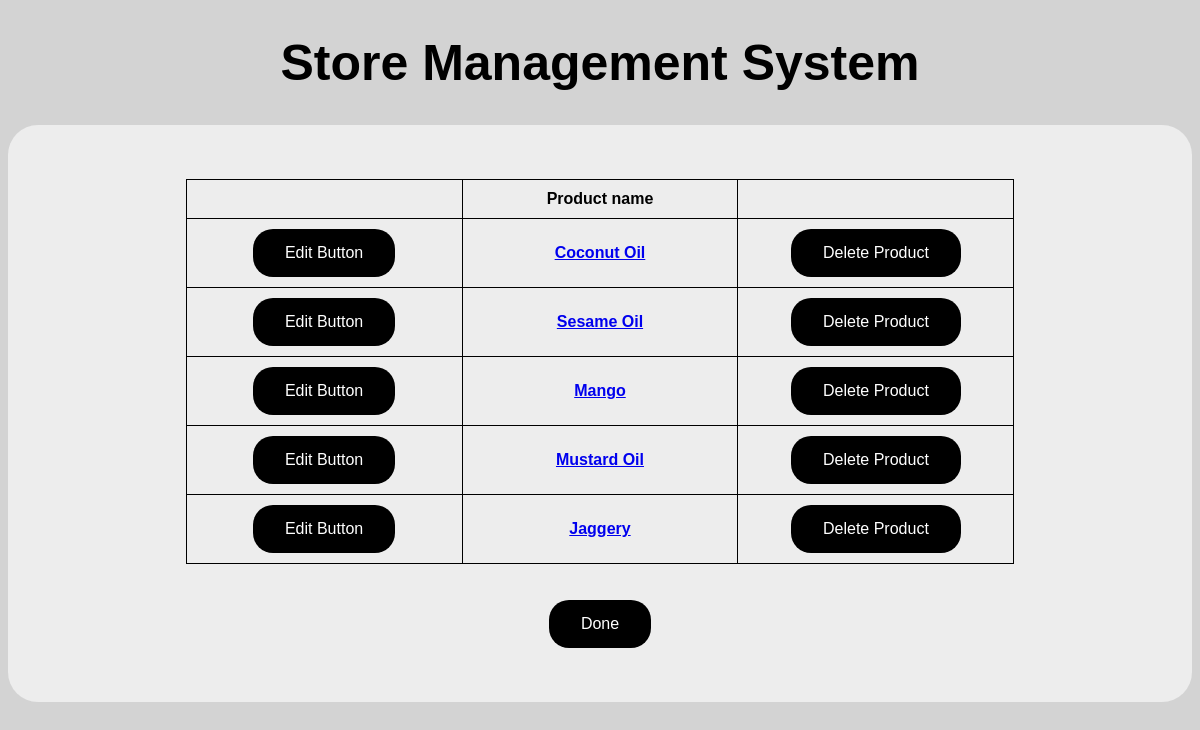
/show_prod, run on the app's committed database.
### storedb/models.py (models this page shows, shortened)
class Product(models.Model):
    prod_name = models.CharField(max_length=30)
    prod_code = models.CharField(max_length=20)
    prod_size = models.IntegerField()  # quantity
    prod_stock = models.IntegerField()
    prod_unit = models.CharField(max_length=20)  # lt or kg
    prod_price = models.IntegerField()
    prod_reorder_level = models.IntegerField()

### storedb/views.py (the view)
# urls.py: path('show_prod', views.show_prod),
def show_prod(request):
    prod_list = Product.objects.all()
    return render(request, 'showprod.html', {'prod_list': prod_list})

### storedb/templates/showprod.html (shortened to what this page needs)
{% extends "base.html" %}
{% block content %}
<center><br><br>
<table>
        <tr>
            <td></td>
            <td>Product name</td>
            <td></td>
        </tr>
        {% for product in prod_list %}
        <tr>
            <td><form action="edit_prod/{{product.id}}" method="post">
                {% csrf_token %}<button>Edit Button</button></td>
            <td>  <form action="{{product.id}}/{{product.prod_name}}" method="post">
             {% csrf_token %}<a href="product/{{product.prod_name}}">{{product.prod_name}}</a>
            </form></td>
            <td><form action="deleteprod/{{product.id}}" method="post">
                {% csrf_token %}<button>Delete Product</button></td>
        </tr>
        {% endfor %}
    </table><br><br>
<form action="cancel" method="post">
            <button type="submit">Done</button>
    </form><br></center><br><br>
{% endblock content %}

### storedb/templates/base.html (style rules this page uses)
html { background: #D3D3D3 ; font-family: Verdana, sans-serif; }
table, th, td { table-layout: fixed; border: 1px solid black; border-collapse: collapse; width: 70%; text-align: center; padding: 10px; }
button { background-color:black; border: medium; border-color: black; color: white; padding: 15px 32px; text-align: center; border-radius: 20px; font-size: 16px; }

### data on the page
Product: prod_name "Coconut Oil"
Product: prod_name "Sesame Oil"
Product: prod_name "Mango"
Product: prod_name "Mustard Oil"
Product: prod_name "Jaggery"
